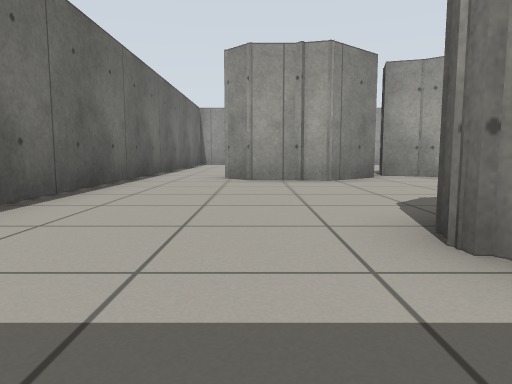
[1] (above)

16 first-person views from a walk through a world built for the Gazebo simulator. The camera is 0.5 m above the floor, tilts 6° down and sees 70° across. The floor is counted in squares, 1 m on a side. Each view is taken from the middle of a square. On the plan, view 1 faces up. The plan holds only what a view shows up to about 9 squares ahead; the rest is blank. The place goes on beyond the plan.

[2]
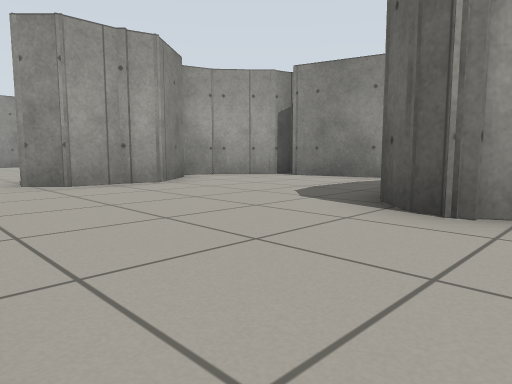

[3]
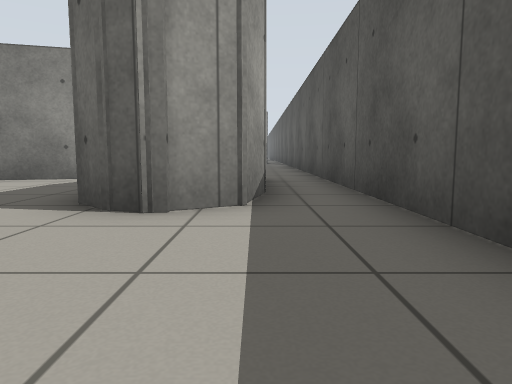

[4]
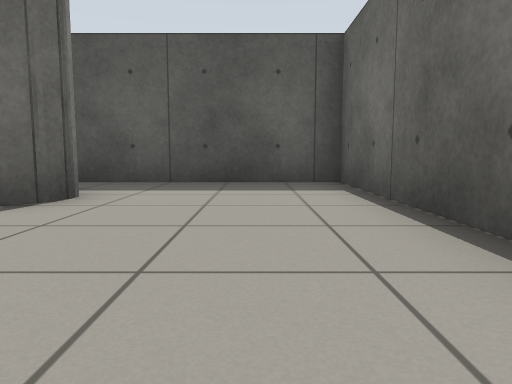

[5]
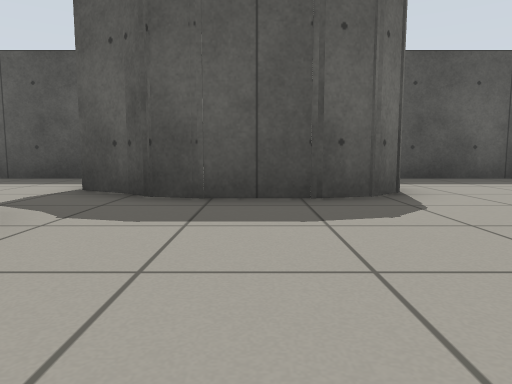

[6]
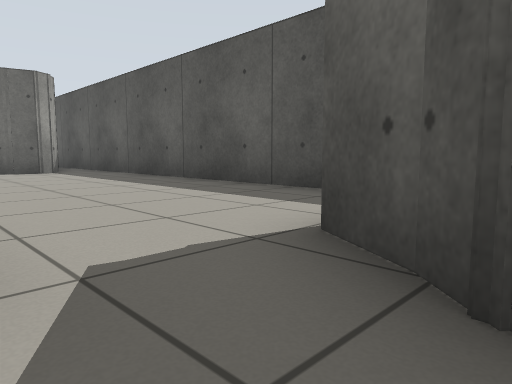

[7]
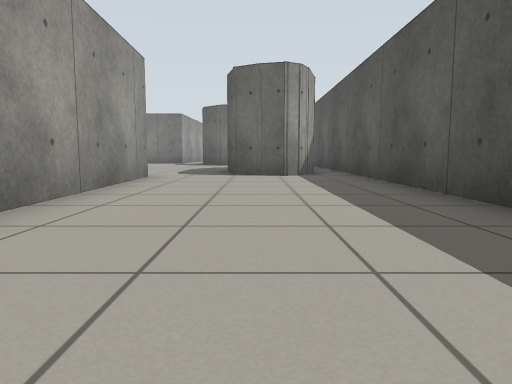

[8]
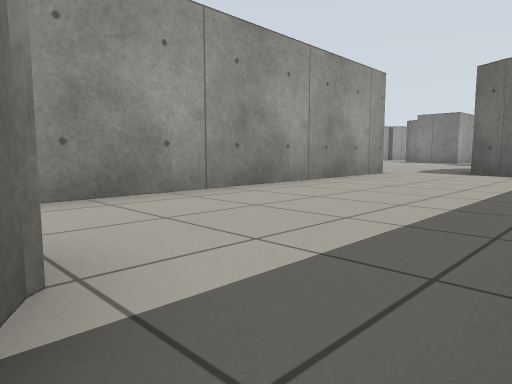

[9]
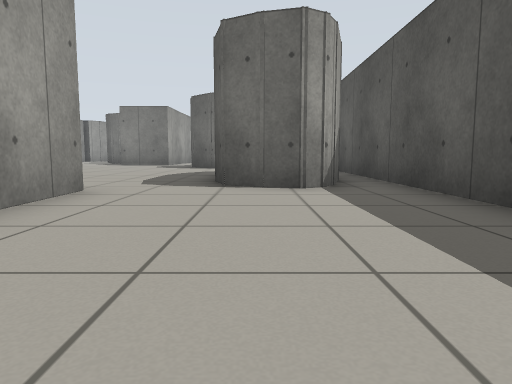

[10]
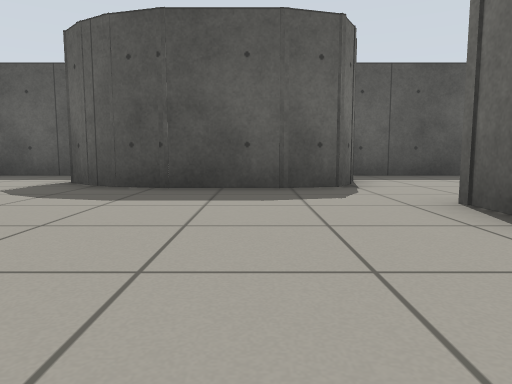

[11]
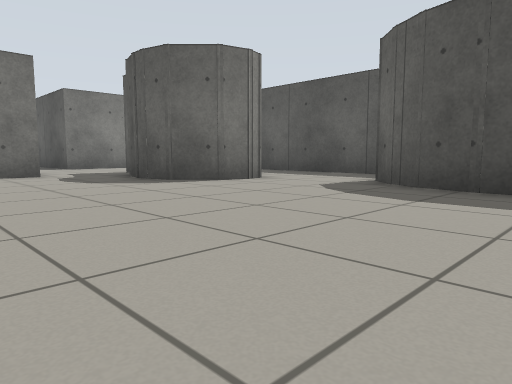

[12]
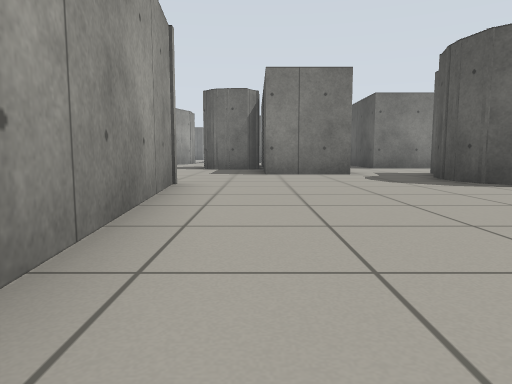

[13]
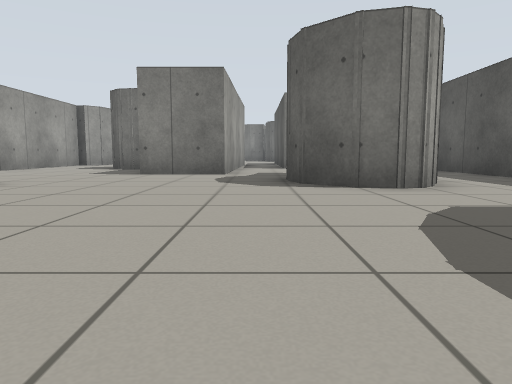

[14]
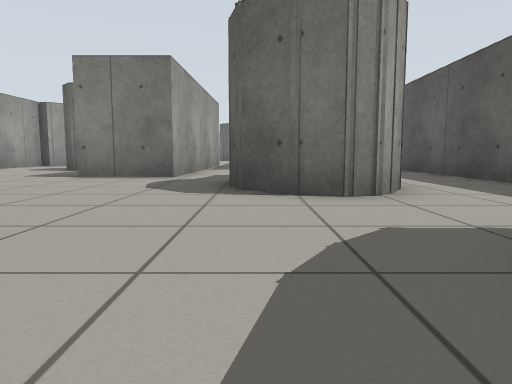

[15]
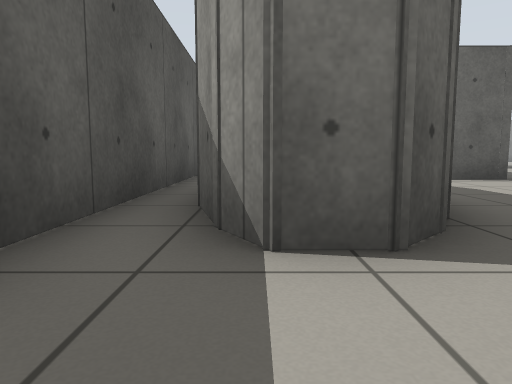

[16]
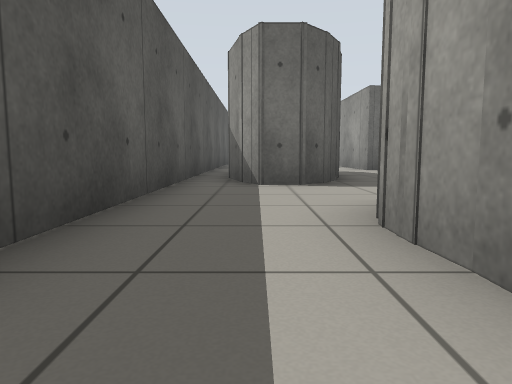

### Floor plan
Points are (right, up) in squares from view 1. A wall is a line through its corners. A room is listed if a view was taken in it or the views show most of it. See-through windows are left out.
Room 1 (views 1, 2, 3, 4, 5, 6)
walls: (2.2, 2.9) (4.4, 2.9); (1.1, 1.9) (1.2, 2.4); (1.1, 1.6) (1.1, 2.2) (1.6, 2.8) (2.4, 3); (3.5, 3) (4.3, 2.8); (0.7, 6.9) (-0.1, 6.9); (1.5, 1.1) (1, 2.1); (2.6, 7.7) (1.4, 6.7) (0.9, 6.9); (5.2, 4.4) (4.7, 6.5); (-2.5, 6.5) (-2.5, -0.4) (1.5, -0.4); (4.4, 7.4) (3.6, 8) (2.8, 8.3); (5.1, 7) (4.6, 7.1) (4.3, 7.5)
ways out: opening at (2, 0) to room 2; opening at (5, 4) to room 2; opening at (-1.5, 7.5)
Room 2 (views 7, 8, 9)
walls: (4.6, 2.5) (5.4, 2); (4.3, 2.8) (4.7, 2.4); (14.4, 1.8) (14.7, 2.5); (13.9, 4.3) (6, 4.1); (14.5, 0.8) (14.3, 1.3); (14.8, 0.8) (14.2, 1.1) (14.5, 2.1); (2.7, 0.9) (1.5, 1.1); (1.5, -0.4) (14.5, -0.4)
ways out: opening at (2, 0) to room 1; opening at (5, 4) to room 1; opening at (14.5, 3.5) to room 3; opening at (15, 0) to room 4
Room 3 (views 10, 11, 12, 13, 14)
walls: (18, 2.6) (18.8, 2.1); (17.2, 2.7) (18.5, 2.4) (19.2, 1.7); (22.6, 4.4) (23.2, 4.4); (21.2, 2.7) (21.4, 3.5) (22.1, 4.2) (22.9, 4.4) (23.7, 4.2); (21.4, 2.4) (21.2, 2.9); (22.2, 9.4) (17.2, 8.9); (15.5, 2.7) (17.5, 2.7); (13.9, 5.8) (13.9, 4.3); (14.7, 2.5) (15.7, 2.8); (24.7, 5.7) (24.7, 7.9)
ways out: opening at (14.5, 3.5) to room 2; opening at (20.5, 2) to room 4; opening at (15.5, 7.5); opening at (23, 9); opening at (25, 5)
Room 4 (views 15, 16)
walls: (21.7, 2.2) (21.3, 2.5); (23.7, 1.9) (22.4, 1.8) (21.4, 2.4); (19.2, 1.7) (19.2, 1.1) (18.5, 0.7); (18.7, 0.8) (17.4, 0.4); (15.8, 0.5) (14.5, 0.8); (14.5, -0.4) (26.2, -0.4)
ways out: opening at (15, 0) to room 2; opening at (20.5, 2) to room 3

Positions as (right, up) in squares from view 1, and headings:
1: (0, 0), facing up
2: (-2, 1), facing up-right
3: (-2, 1), facing right
4: (-1, 6), facing down
5: (3, 7), facing down
6: (4, 4), facing down-right
7: (6, 2), facing right
8: (5, 0), facing up-right
9: (9, 2), facing right
10: (16, 8), facing down
11: (16, 8), facing down-right
12: (16, 8), facing right
13: (16, 5), facing right
14: (17, 4), facing right
15: (21, 1), facing left
16: (25, 1), facing left
